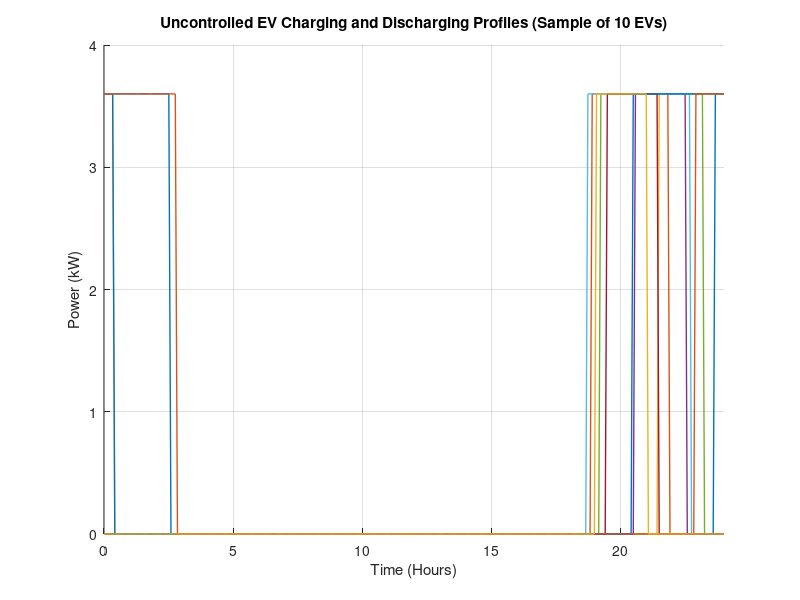

This chart was generated by the following MATLAB code:
clc; clear; close all;

%% Parameters
numEV = 567; % Number of EVs
timestep = 288; % 5-minute intervals for a 24-hour period
batteryCap = 40; % kWh, Nissan Leaf battery capacity
chargingPower = 3.6; % kW, single-phase charger
dischargingPower = -3.2544; % kW, V2G discharge
chargingEfficiency = 0.90; % 90% charging efficiency
dischargingEfficiency = 0.904; % 90.4% discharging efficiency
soC_init = rand(numEV, 1) * 0.5 + 0.2; % Initial SOC between 20% and 70%

% Define possible charging and discharging durations
chargeDurations = 2:4; % Hours converted into time steps later
dischargeDurations = 2:4; % Same as charge durations
ChargingStartRange = 192:288; % Possible charging start times
DischargingStartRange = 216:240; % Possible discharging start times

% Initialize EV load profile (each row is an EV, each column is a timestep)
EVprofiles = zeros(numEV, timestep);

%% Monte Carlo Simulation
for i = 1:numEV
    % Randomly decide whether the EV charges (0) or discharges (1)
    userChoice = randi([0, 1]);

    % Calculate available energy for charging/discharging
    chargeLeft = batteryCap * (1 - soC_init(i));

        chargeStart = randsample(ChargingStartRange, 1);
        chargeDuration = randsample(chargeDurations, 1) * 12; % Convert hours to 5-min steps
        
        % Apply charge profile
        for t = 0:chargeDuration-1
            currentIndex = mod(chargeStart + t - 1, timestep) + 1;
            EVprofiles(i, currentIndex) = chargingPower;
        end
    % end
end

%% Plot Individual EV Profiles
figure;
hold on;
for i = 1:10 % Plot only 10 random EVs for visualization
    plot(linspace(0, 24, timestep), EVprofiles(i, :), 'LineWidth', 1);
end
xlabel('Time (Hours)');
ylabel('Power (kW)');
title('Uncontrolled EV Charging and Discharging Profiles (Sample of 10 EVs)');
grid on;
xlim([0 24]);